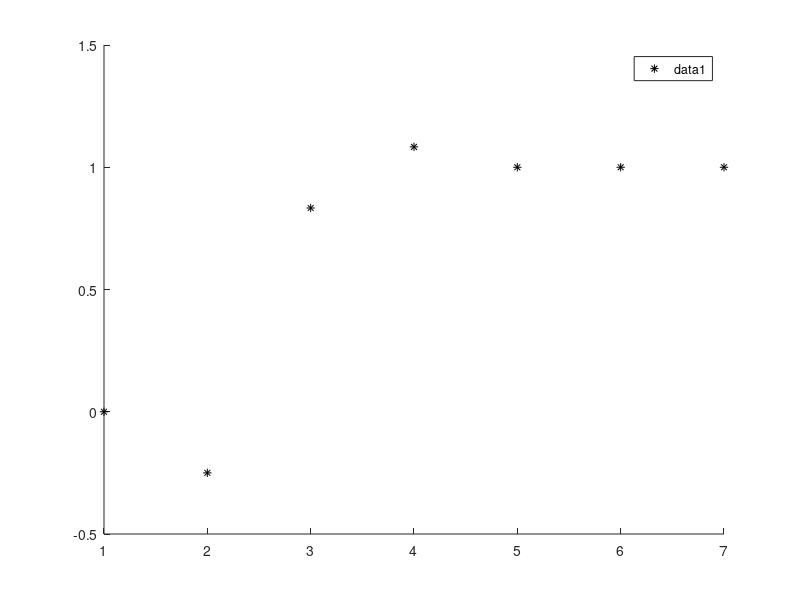

Recreate this plot in MATLAB.
%% Script para identificacao dos parametros e determinacao dos ganhos para controle PI em Espaco de Estados

close all;
clear all;

% Exemplo do Ogata - secao 6-7
G = [0 1 0; 0 0 1; -0.12 -0.01 1];
H = [0;0;1];
C = [0.5 1 0];
D=0;

GYss = ss(G,H,C,D);

%% Projeto do controlador PI (matrizes Ki e F)

% Montando as matrizes estendidas
Ghat = [G H; zeros(1,size(G,2)) zeros(1,size(H,2))];
Hhat = [zeros(size(H,1),1);1];

P = [0 0 0 0]; %Polos desejados no dominio z

if rank(ctrb(GYss))==size(G,1) %Verifica controlabilidade
    Khat = acker(Ghat, Hhat, P) %Determina matriz de realimentacao F
    PHI = [G-eye(size(G)), H; C*G, C*H];
    FKi = (Khat+[zeros(1,size(G,2)),ones(1,size(H,2))])/PHI
    F = FKi(1:size(G,2))
    Ki = FKi(size(G,2)+1:end)
end

% %% Projeto do observador de estados
% % Sistema dual
% Gd = G';
% Hd = C';
% Cd = H';
% 
% % Escolhendo os polos do observador
% P = [0 0]; %Polos desejados no dominio z
% 
% if rank(ctrb(GYzss))==2 %Verifica controlabilidade
%     L = acker(Gd, Hd, P) %Determina L
%     %Simula e mostra o resultado
% %     Gcd = Gd-Hd*L;
% %     SysCtl = ss(Gcd,Hd,Cd,D, Ts);
% %     figure();
% %     step(SysCtl);
% %     %Define o L final
%     L = L';
% end

%% Simula o sistema em espaco de estados

Len = 7;
nx = length(F)+length(Ki);
Xo = [1;-0.5;0;1];
R = [ones(1,Len)];
U = [zeros(1,Len)];
X = zeros(nx,Len+1);
% Xe = zeros(2,Len+1);
% Xe(:,1) = [0;0];
Y = zeros(size(Ki,2),Len);
% Ye = zeros(1,Len);
% e = zeros(1,Len);
PHI = [G-H*F, H*Ki; -C*G+C*H*F, eye(size(C*H*Ki))-C*H*Ki];

X(:,1) = Xo;
for k=1:Len
    Y(:,k) = C*X(1:end-1,k);
    X(:,k+1) = PHI*X(:,k)+Hhat*R(k);
end

Kc = 1/Y(end);

figure();hold on;
plot(Y,'k*');
% plot(X(1,:));plot(X(2,:));plot(X(3,:));plot(X(4,:));
legend;
